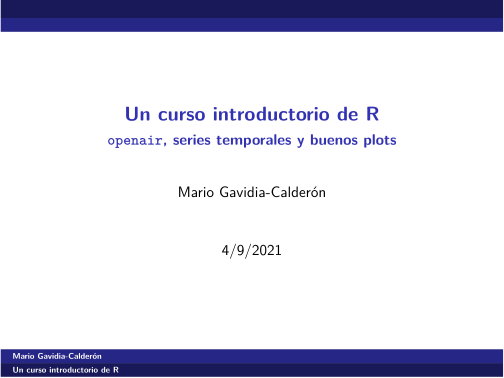

This figure's R source:
---
title: "Un curso introductorio de R"
subtitle: "`openair`, series temporales y buenos plots"
author: "Mario Gavidia-Calderón"
date: "4/9/2021"
output: 
  beamer_presentation:
    theme: "Dresden"
    fonttheme: "structurebold"
---

```{r setup, include=FALSE}
knitr::opts_chunk$set(echo = FALSE)
```

## El menú de hoy
- as.POSIXct()
- Completando datos faltantes de fecha
- `openair`
- Plots (buenos plots)

## `as.POSIXct()`
- Un dato `POSIXct` representa **tiempos** y **fechas de calendarios**.
- Importante decirle a R que tenemos datos de fechas de calendarios:
   - Permite nuevas funcionalidades
   - Integración con otros paquetes/librerias
